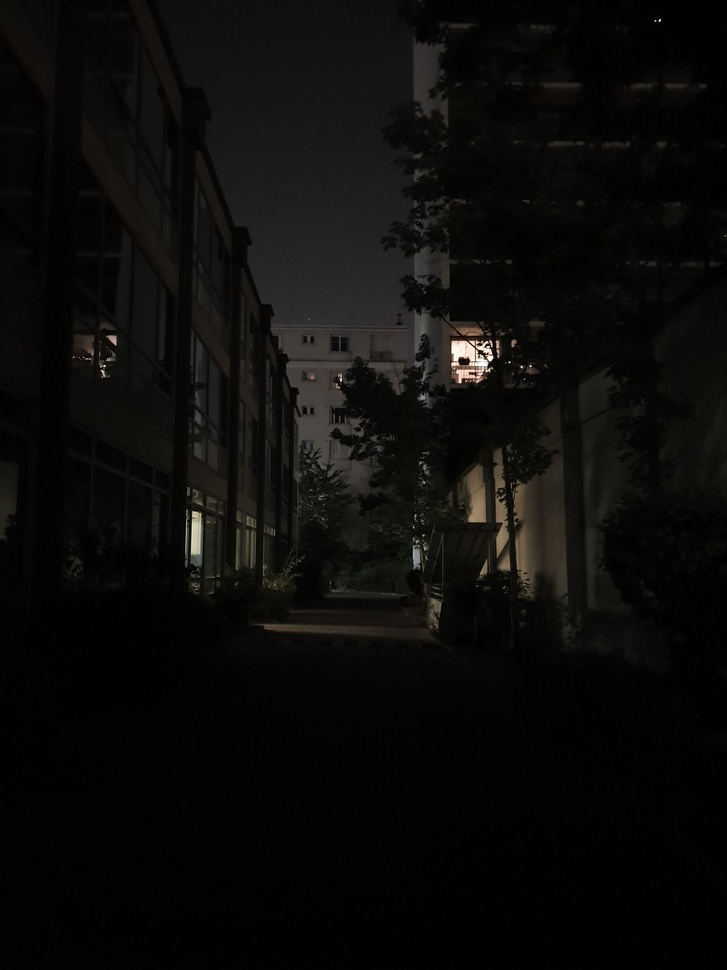
#> input picture codefolder/Nsonkwai/Nfn_Sonkwai_MSRCR/data/FlashOffWellWest_SamsungGalaxyS105G_DxOMark_05-00.jpg, 727 x 970 px, shrunk from 3024 x 4032 before the run; its folder holds only this picture in this run
$ python main.py
#> lines starting #> are read from the running program, lines starting #| are printed output that depends on the picture
#> further down, image is the input picture: shape (970, 727, 3); mean B, G, R 10, 11.4, 12
### codefolder/Nsonkwai/Nfn_Sonkwai_MSRCR/MSRCR.py
import numpy as np
from cv2 import cv2

#single scale retinex to perform retinex algorithm on one channel
def singleRetinex(image, sigma):
    result = np.log10(image) - np.log10(cv2.GaussianBlur(image, (0, 0), sigma))
    return result

#multi scale retinex to iterate through the sigma list to split each channel
def msr(image, sigma_list):
    retinex = np.zeros_like(image)
    for sigma in sigma_list:
        retinex += singleRetinex(image, sigma)
#> this loop made 3 passes
#> pass 1, in singleRetinex, `result = np.log10(image) - np.log10(cv2.GaussianBlur(image, (0, 0), si..`:
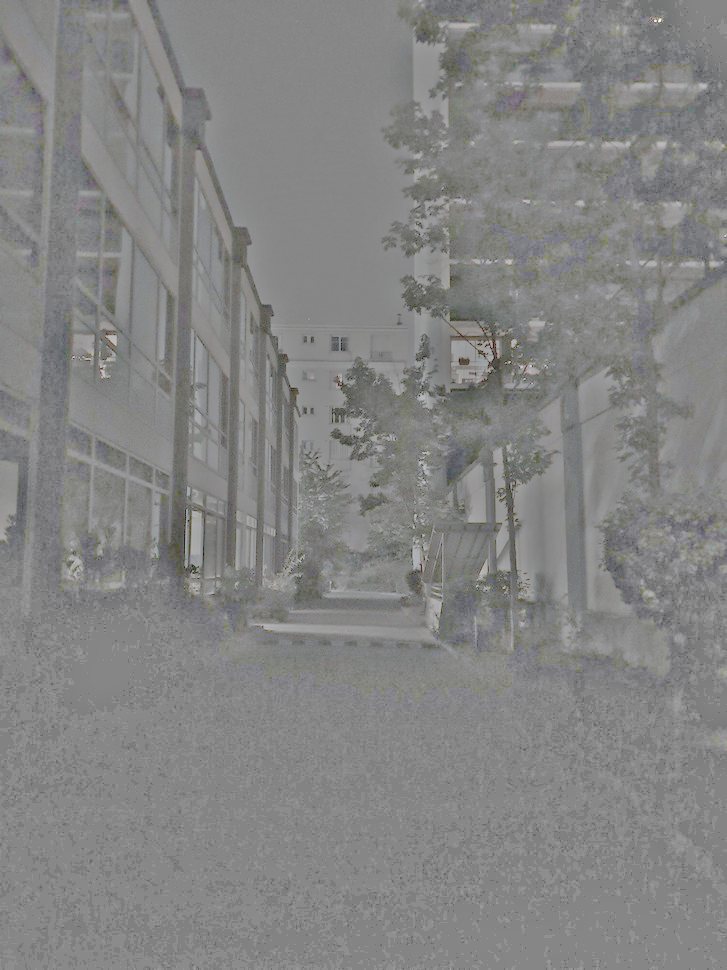
#> result: shape (970, 727, 3) float64; mean of channels 0, 1, 2 -0.0523, -0.0448, -0.0459; drawn with min black and max white
#> pass 2, in singleRetinex (call 2), `result = np.log10(image) - np.log10(cv2.GaussianBlur(image, (0, 0), si..`:
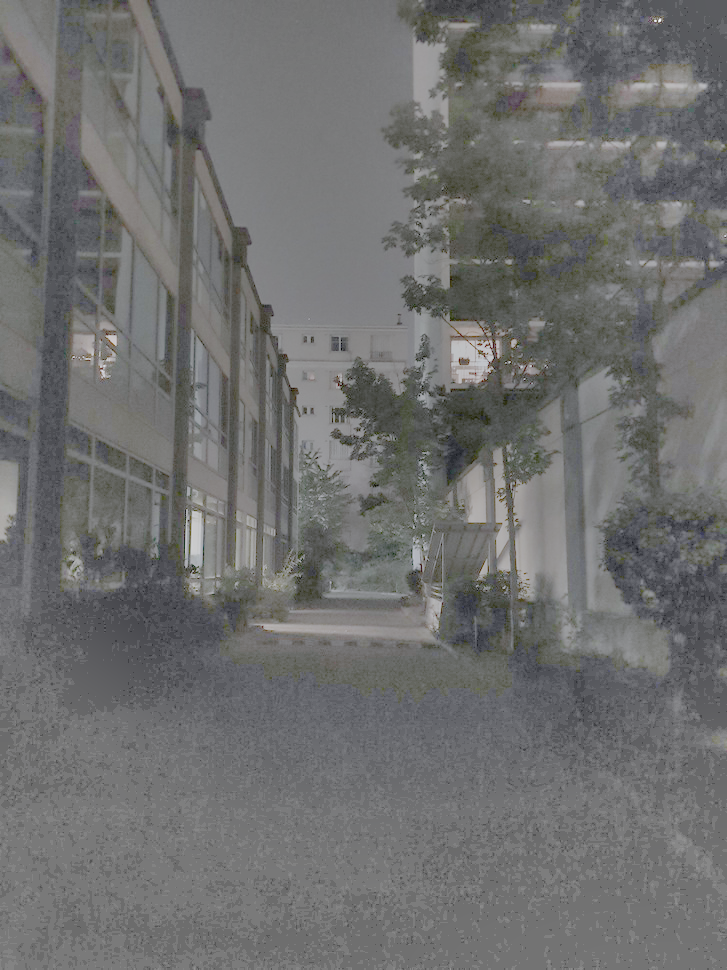
#> result: shape (970, 727, 3) float64; mean of channels 0, 1, 2 -0.113, -0.107, -0.112; drawn with min black and max white
#> pass 2, in msr, `retinex += singleRetinex(image, sigma)`:
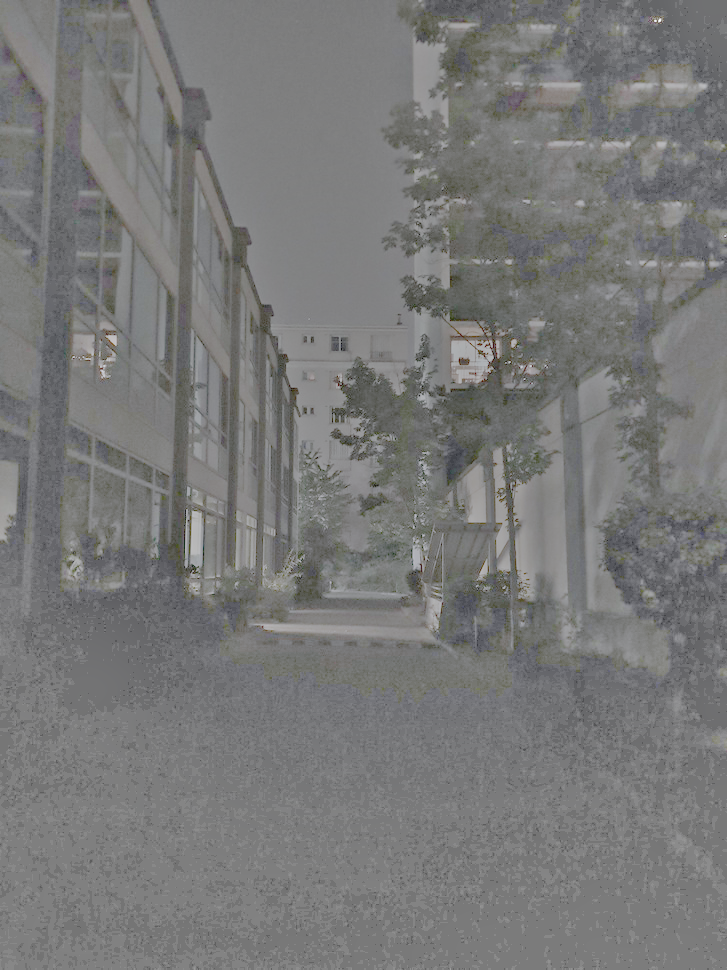
#> retinex: shape (970, 727, 3) float64; mean of channels 0, 1, 2 -0.165, -0.152, -0.158; drawn with min black and max white
#> pass 3, in singleRetinex (call 3), `result = np.log10(image) - np.log10(cv2.GaussianBlur(image, (0, 0), si..`:
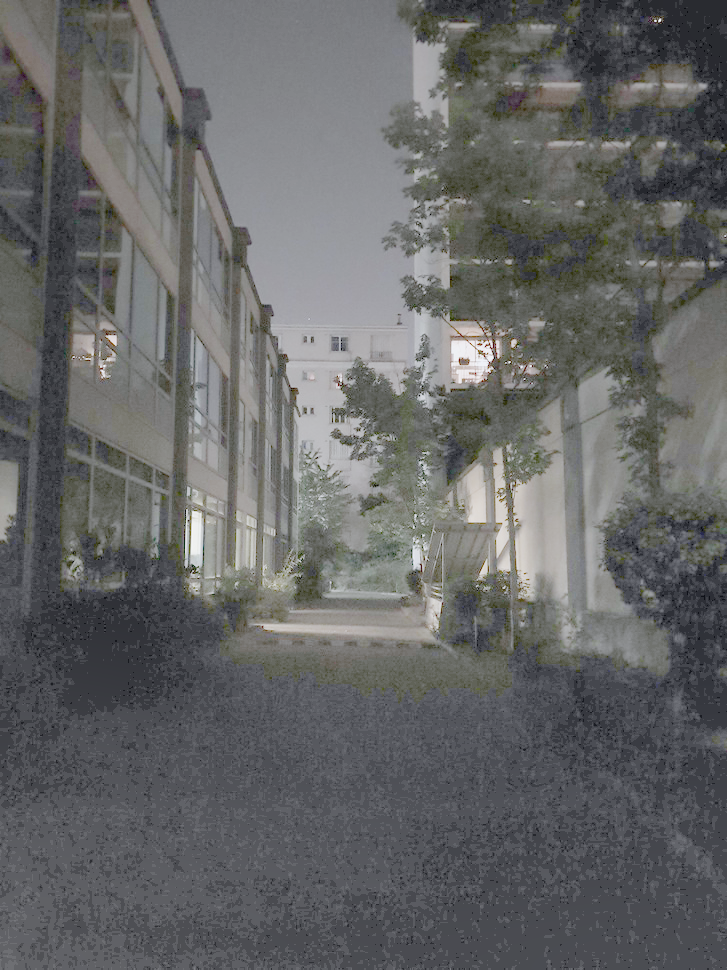
#> result: shape (970, 727, 3) float64; mean of channels 0, 1, 2 -0.206, -0.207, -0.215; drawn with min black and max white

    retinex = retinex/len(sigma_list)
    return retinex

#color balance to iterate through the image matrix and take away outlying color values
def colorBalance(image, low, high):
    total = image.shape[0]*image.shape[1]
    for i in range(image.shape[2]):
        unique, counts = np.unique(image[:,:,i], return_counts = True)
        current = 0
        for u, c in zip(unique, counts):
            if float(current)/total < low:
                newLow = u
            if float(current)/total < high:
                newhigh = u
            current += c
        image[:,:,i] = np.maximum(np.minimum(image[:,:,i], newhigh), newLow)
    return image

#color restoration to sum the three separate channels and bring them together
def colorRestoration(image, alpha, beta):
#> called with alpha = 125, beta = 46
    imageSum = np.sum(image, axis=2, keepdims=True)
    colorRestore = beta * (np.log10(alpha*image)-np.log10(imageSum))
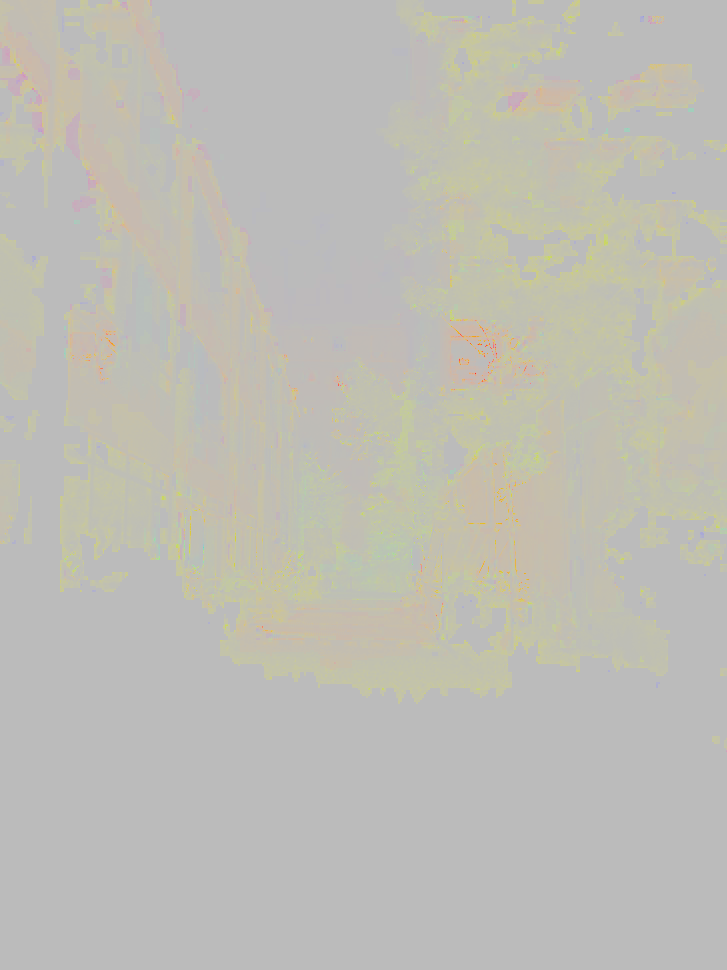
#> colorRestore: shape (970, 727, 3) float64; mean of channels 0, 1, 2 72.6, 75.1, 75.5; drawn with min black and max white
    return colorRestore

#main MSRCR frame for the algorithm to run each function
def multiscaleRet(image, sigma_list, G, b, alpha, beta, low, high):
    image = np.float64(image)+1.0

    image_retinex = msr(image, sigma_list)
    image_color = colorRestoration(image, alpha, beta)
    image_msrcr = G * (image_retinex * image_color + b)
    cv2.imshow('1', image_msrcr)
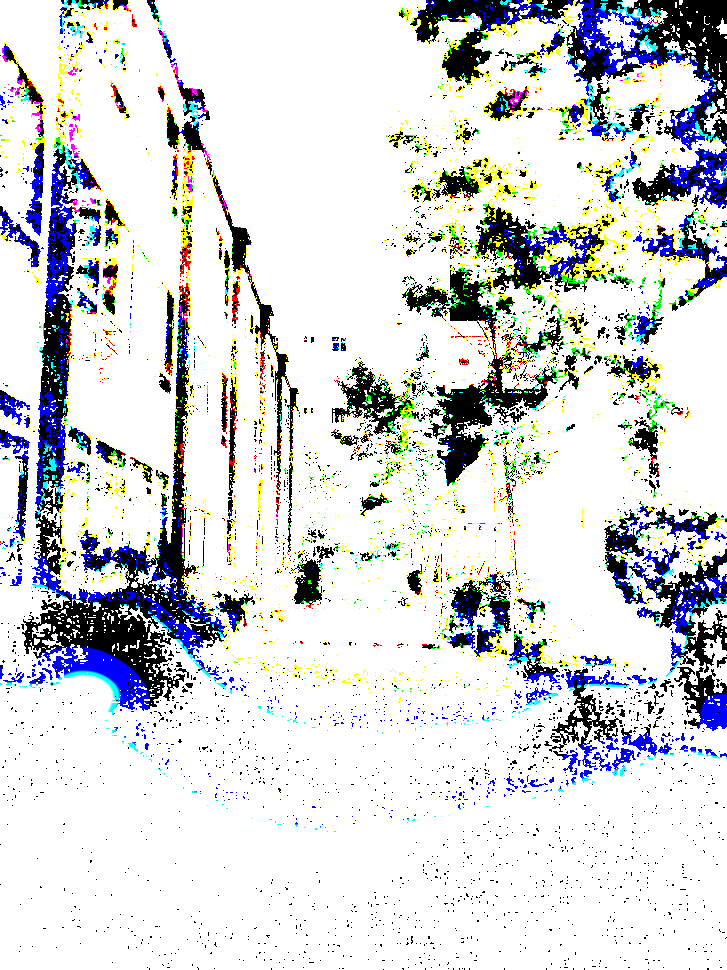
#> window '1': shape (970, 727, 3); mean B, G, R 216.9, 214.9, 212.6

    for i in range(image_msrcr.shape[2]):
        image_msrcr[:, :, i] = ((image_msrcr[:, :, i] - np.min(image_msrcr[:, :, i])) / (np.max(image_msrcr[:,:,i]) - np.min(image_msrcr[:,:,i]))) * 255

    image_msrcr = np.uint8(np.minimum(np.maximum(image_msrcr, 0), 255))
    cv2.imshow('2', image_msrcr)
    image_msrcr = colorBalance(image_msrcr, low, high)
    cv2.imshow('3', image_msrcr)

    return image_msrcr

### codefolder/Nsonkwai/Nfn_Sonkwai_MSRCR/main.py
import os
import sys
from cv2 import cv2
import MSRCR
import time

#Time data collection
start_time = time.time()

#arguments for MSRCR algorithm
sigma_list = [15, 80, 250]
G = 5.0
b = 25.0
alpha = 125.0
beta = 46.0
low = 0.01
high = 0.99

#Get images from data folder
data_path = 'data'
img_list = os.listdir(data_path)
if len(img_list) == 0:
    print('Data directory is empty.')
    exit()

#Iterate through each image to perform MSRCR on each
for imageName in img_list:
    print('here')
    if imageName == '.gitkeep':
        continue

    image = cv2.imread(os.path.join(data_path, imageName))
    #image = cv2.cvtColor(image, cv2.COLOR_BGR2RGB)
    image_msrcr = MSRCR.multiscaleRet(image, sigma_list, G, b, alpha, beta, low, high)

    shape = image.shape
#> shape = (970, 727, 3)
    cv2.imshow('Original', image)
    cv2.imshow('MSRCR', image_msrcr)
    cv2.waitKey(0)

print("Process finished --- %s seconds ---" % (time.time() - start_time))

$ run again, on codefolder/Nsonkwai/Nfn_Sonkwai_MSRCR/data/P1010062.jpg
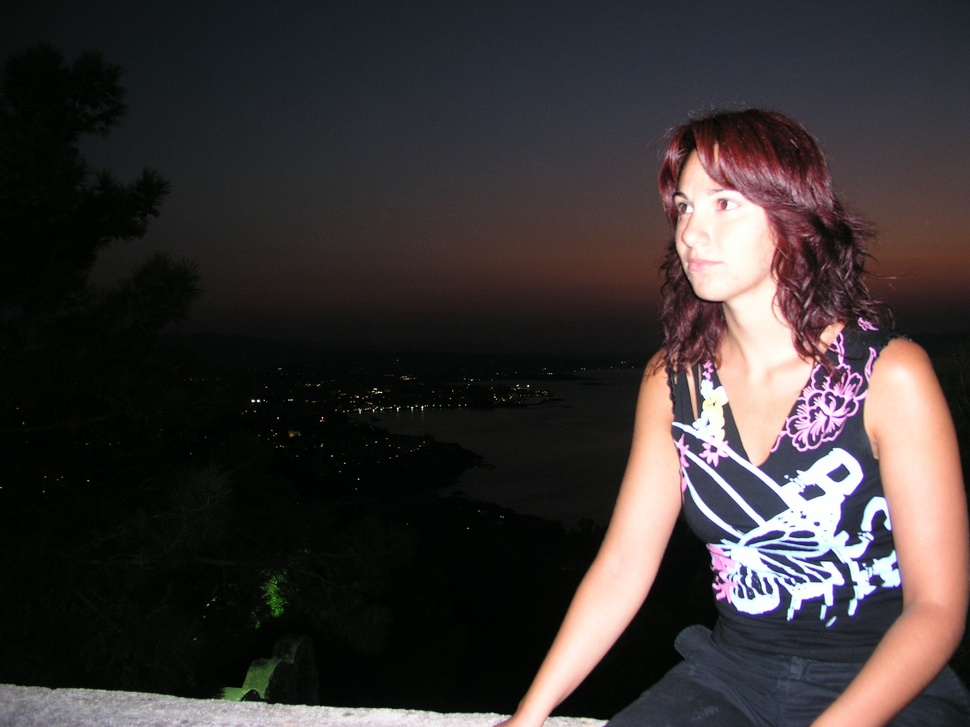
#> input picture codefolder/Nsonkwai/Nfn_Sonkwai_MSRCR/data/P1010062.jpg, 970 x 727 px, shrunk from 2304 x 1728 before the run
#> image is the input picture: shape (727, 970, 3); mean B, G, R 53, 52.9, 59.4
#> in multiscaleRet, `image_msrcr = G * (image_retinex * image_color + b)`:
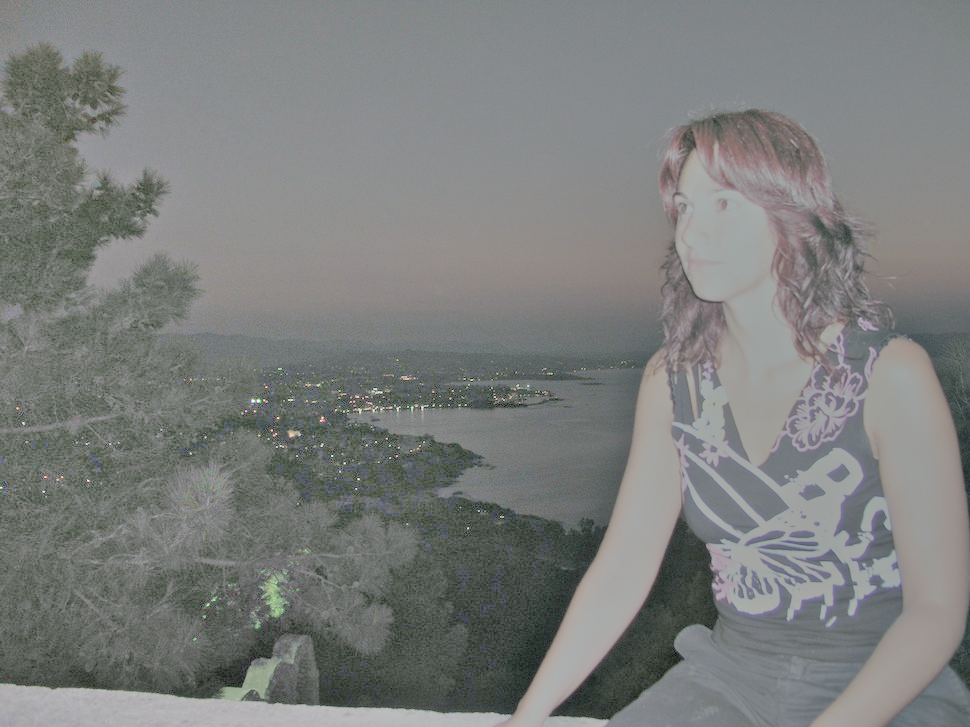
#> image_msrcr: shape (727, 970, 3) float64; mean of channels 0, 1, 2 59.3, 65.7, 56.8; drawn with min black and max white
#> in multiscaleRet, `cv2.imshow('1', image_msrcr)`:
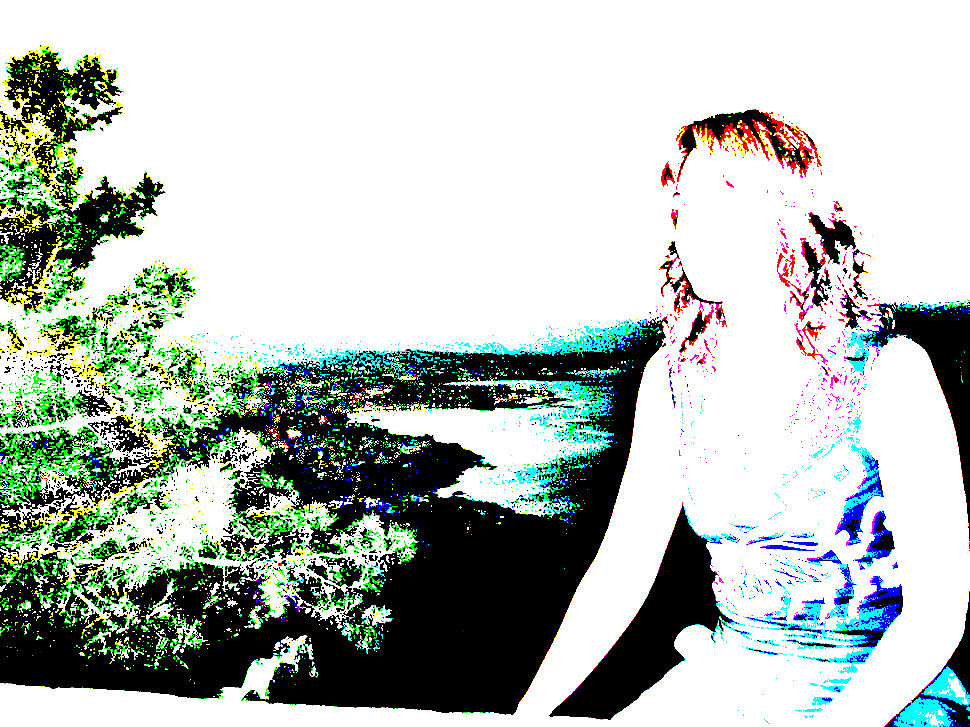
#> window '1': shape (727, 970, 3); mean B, G, R 182.8, 189.9, 179.8

$ run again, on codefolder/Nsonkwai/Nfn_Sonkwai_MSRCR/data/low-light-tips-blog-4.jpg
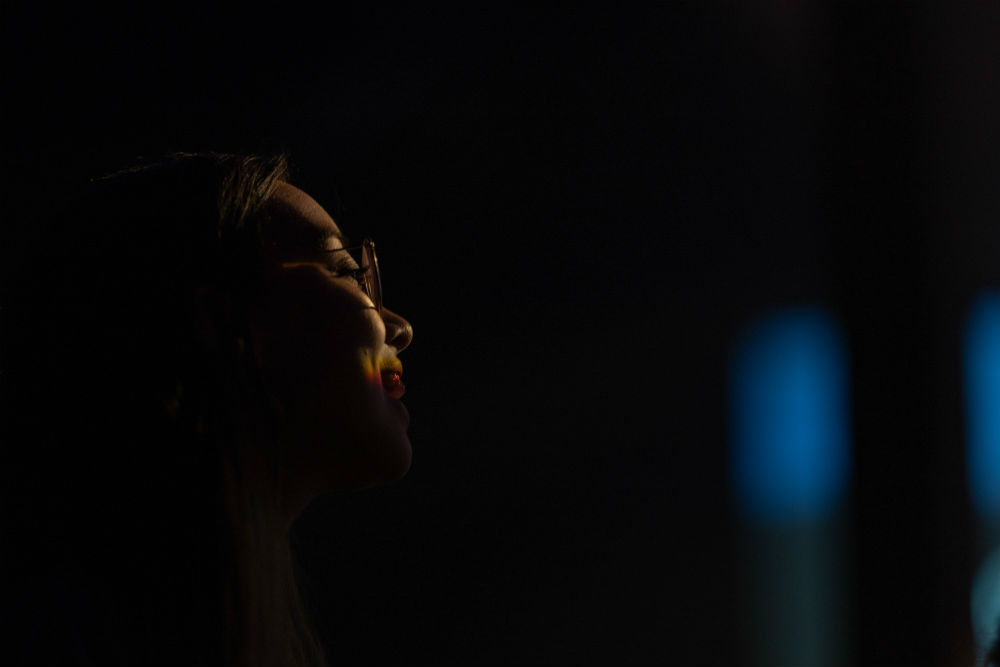
#> input picture codefolder/Nsonkwai/Nfn_Sonkwai_MSRCR/data/low-light-tips-blog-4.jpg, 1000 x 667 px
#> image is the input picture: shape (667, 1000, 3); mean B, G, R 9.7, 7.9, 5.9
#> in multiscaleRet, `image_msrcr = G * (image_retinex * image_color + b)`:
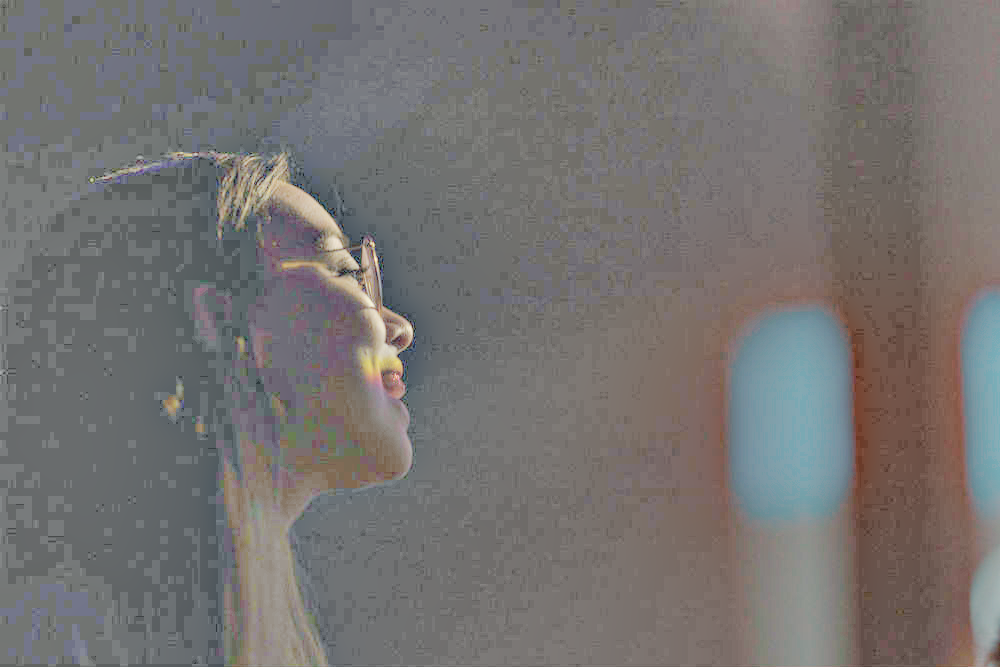
#> image_msrcr: shape (667, 1000, 3) float64; mean of channels 0, 1, 2 91.4, 95.4, 105.8; drawn with min black and max white
#> in multiscaleRet, `cv2.imshow('1', image_msrcr)`:
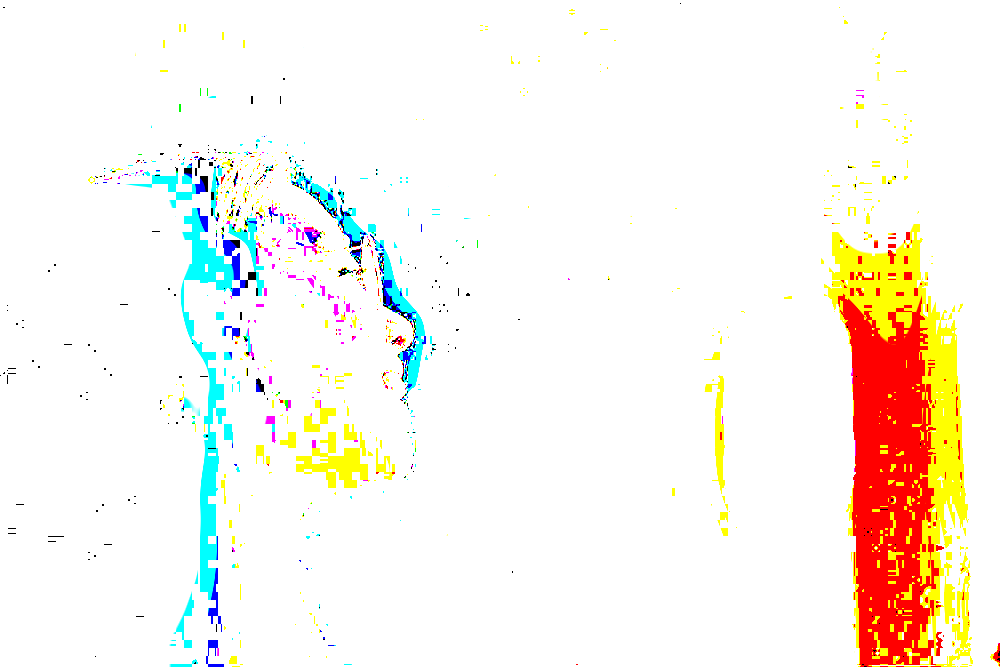
#> window '1': shape (667, 1000, 3); mean B, G, R 235.5, 243.5, 249.4
